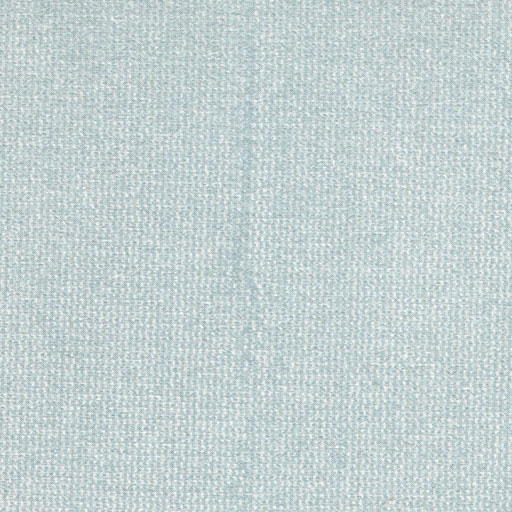
%> input picture Special/img/1.jpg, 512 x 512 px
$ octave special_res.m   (GNU Octave 9; MATLAB toolbox functions it lacks are replaced by stand-ins)
%> lines starting %> are read from the running program, lines starting %| are printed output that depends on the picture; in (x1, y1, x2, y2) boxes, pixels count from 0 and x2, y2 are one past the last pixel; in counts of white or black regions, pixels touching at a corner belong together; the program's own positions count from 1
clc;
clear all;
close all;

%% First Column
x=imread('D:\\Sem 6\\IP\\FabricDefectDetection\\Special\\img\\1.JPG');
%> x is the input picture: size 512x512x3 uint8; mean R, G, B 196.2, 209.7, 210.8
subplot(3,3,1);
imshow(x);
title('1a');
x=rgb2gray(x);
%> x: size 512x512 uint8
level = graythresh(x);
%> level = 0.812
H1 = im2bw(x,level);
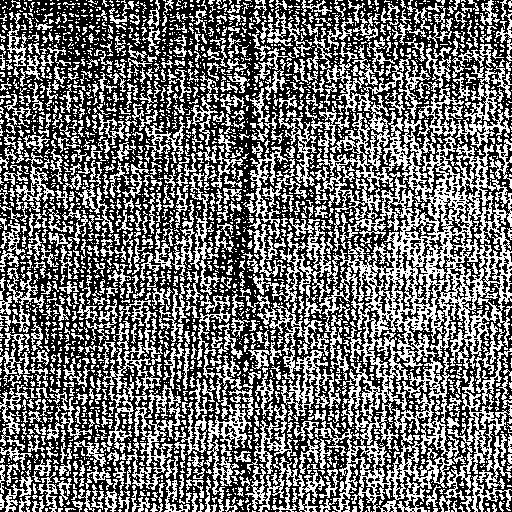
%> H1: size 512x512 logical; 43% white in thin lines or dots

for i=1:512
    for j=1:512
        H1(i,j) = 1 - H1(i,j);
    end
end
%> H1: size 512x512 logical; 57% white; black in thin lines or dots

SE = strel('square', 4);
op1 = imerode(H1, SE);
%> op1: size 512x512 logical; 1.6% white in thin lines or dots
op2 = imdilate(op1, SE);
%> op2: size 512x512 logical; 12.1% white; 1268 white regions (568 under 20 px), largest, box (x1, y1, x2, y2) and area: (236, 137, 258, 159) 299, (238, 34, 257, 64) 248, (58, 46, 88, 62) 239

SE1 = strel('diamond', 3);
SE2 = strel('disk', 3, 0);
SE3 = strel('disk', 6, 0);
SE4 = strel('rectangle', [5 2]);
SE5 = strel('square', 5);

op11 = imerode(op2, SE5);
%> op11: size 512x512 logical; 0.17% white in thin lines or dots
op21 = imdilate(op11, SE5);
%> op21: size 512x512 logical; 1.9% white; 155 white regions (15 under 20 px), largest, box (x1, y1, x2, y2) and area: (245, 107, 258, 130) 170, (242, 41, 255, 54) 105, (179, 7, 196, 16) 102

op31 = imdilate(op21, SE1);
%> op31: size 512x512 logical; 6.1% white; 106 white regions, largest, box (x1, y1, x2, y2) and area: (53, 0, 99, 42) 771, (234, 84, 261, 133) 723, (239, 21, 265, 57) 486
op41 = imdilate(op31, SE2);
%> op41: size 512x512 logical; 11.7% white; 71 white regions, largest, box (x1, y1, x2, y2) and area: (31, 0, 111, 92) 3890, (198, 226, 285, 309) 2988, (230, 81, 264, 195) 2314

op51 = imerode(op41, SE3);
%> op51: size 512x512 logical; 2.4% white; 91 white regions (8 under 20 px), largest, box (x1, y1, x2, y2) and area: (204, 232, 279, 303) 903, (236, 87, 258, 158) 667, (139, 0, 196, 24) 407
op61 = imdilate(op51, SE4);
%> op61: size 512x512 logical; 4.2% white; 89 white regions, largest, box (x1, y1, x2, y2) and area: (204, 230, 280, 305) 1387, (236, 85, 259, 160) 910, (56, 0, 106, 41) 704

subplot(3,3,4);
imshow(op61);
title('1b');

y = imfuse(x,op61);
subplot(3,3,7);
imshow(y);
title('1c');

%% Second Column
x=imread('D:\\Sem 6\\IP\\FabricDefectDetection\\Special\\img\\2.JPG');
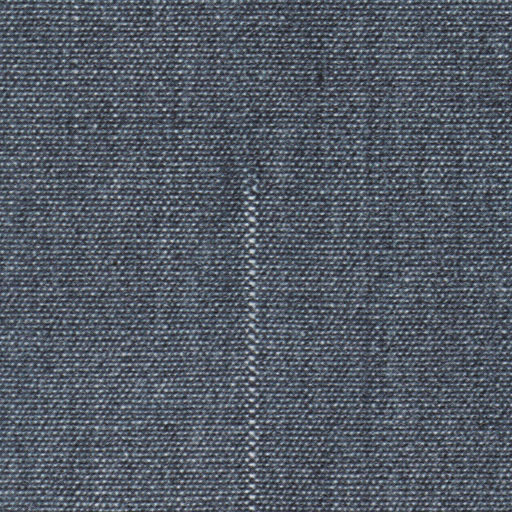
%> input picture Special/img/2.jpg, 512 x 512 px
%> x is the input picture: size 512x512x3 uint8; mean R, G, B 82.6, 90.2, 101.4
subplot(3,3,2);
imshow(x);
title('2a');
x=rgb2gray(x);
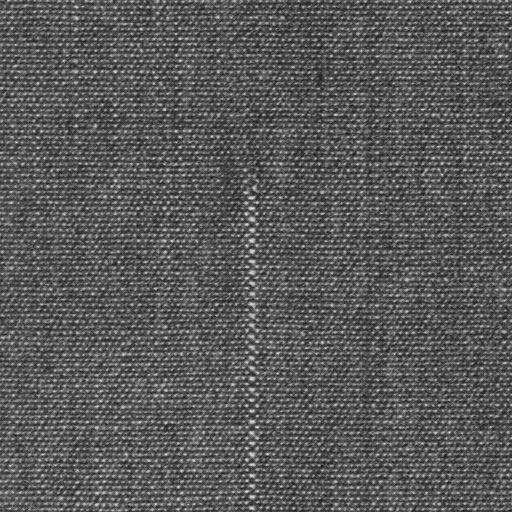
%> x: size 512x512 uint8; min 21, max 230, mean 89.2
level = graythresh(x);
%> level = 0.392
H1 = im2bw(x,level);
%> H1: size 512x512 logical; 29.4% white in thin lines or dots

SE = strel('square', 4);
op1 = imerode(H1, SE);
%> op1: size 512x512 logical; 0.06% white in thin lines or dots, all inside (x1, y1, x2, y2) = (10, 0, 352, 508)
op2 = imdilate(op1, SE);
%> op2: size 512x512 logical; 0.46% white; 55 white regions (24 under 20 px), largest, box (x1, y1, x2, y2) and area: (249, 452, 256, 458) 38, (248, 217, 256, 222) 37, (249, 259, 256, 265) 35

SE1 = strel('diamond', 3);
SE2 = strel('disk', 3, 0);
SE3 = strel('disk', 6, 0);
SE4 = strel('rectangle', [5 2]);
SE5 = strel('square', 5);

op11 = imerode(op2, SE5);
%> op11: size 512x512 logical; 0% white in thin lines or dots, all inside (x1, y1, x2, y2) = (156, 0, 254, 455)
op21 = imdilate(op11, SE5);
%> op21: size 512x512 logical; 0.1% white; 10 white regions (1 under 20 px), largest, box (x1, y1, x2, y2) and area: (250, 431, 255, 437) 30, (250, 452, 256, 457) 30, (250, 217, 255, 222) 25

op31 = imdilate(op21, SE1);
%> op31: size 512x512 logical; 0.36% white; 9 white regions, largest, box (x1, y1, x2, y2) and area: (246, 235, 258, 257) 194, (247, 428, 258, 440) 108, (247, 449, 259, 460) 108
op41 = imdilate(op31, SE2);
%> op41: size 512x512 logical; 0.8% white; 9 white regions, largest, box (x1, y1, x2, y2) and area: (243, 232, 261, 260) 392, (244, 425, 261, 443) 238, (244, 446, 262, 463) 238

op51 = imerode(op41, SE3);
%> op51: size 512x512 logical; 0.08% white; 9 white regions (1 under 20 px), largest, box (x1, y1, x2, y2) and area: (249, 238, 255, 254) 52, (250, 431, 255, 437) 26, (250, 452, 256, 457) 26
op61 = imdilate(op51, SE4);
%> op61: size 512x512 logical; 0.19% white; 9 white regions, largest, box (x1, y1, x2, y2) and area: (249, 236, 256, 256) 106, (250, 450, 257, 459) 59, (250, 429, 256, 439) 56

subplot(3,3,5);
imshow(op61);
title('2b');

y = imfuse(x,op61);
subplot(3,3,8);
imshow(y);
title('2c');

%% Third Column
x=imread('D:\\Sem 6\\IP\\FabricDefectDetection\\Special\\img\\3.JPG');
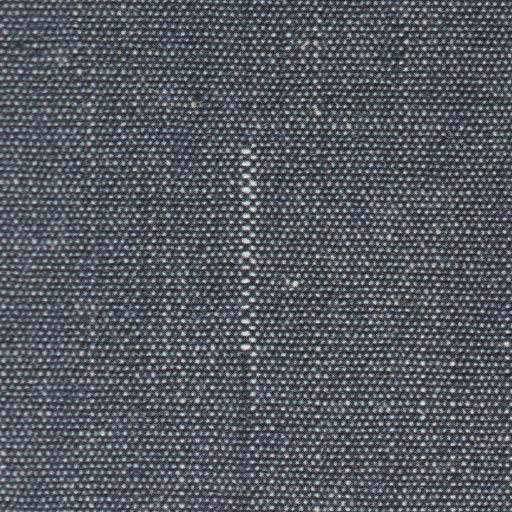
%> input picture Special/img/3.jpg, 512 x 512 px
%> x is the input picture: size 512x512x3 uint8; mean R, G, B 84.3, 89.7, 97.6
subplot(3,3,3);
imshow(x);
title('3a');
x=rgb2gray(x);
%> x: size 512x512 uint8
level = graythresh(x);
%> level = 0.416
H1 = im2bw(x,level);
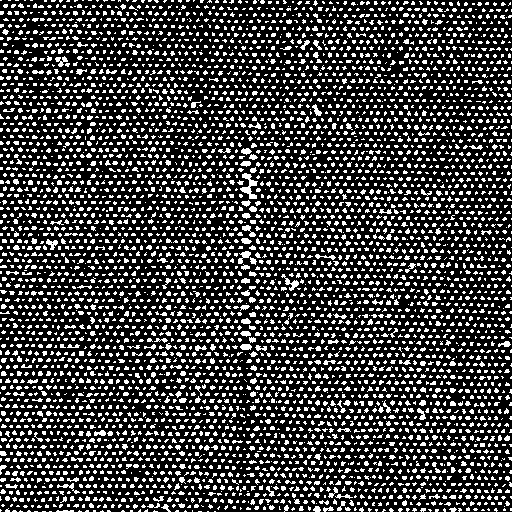
%> H1: size 512x512 logical; 25.3% white in thin lines or dots

SE = strel('square', 4);
op1 = imerode(H1, SE);
%> op1: size 512x512 logical; 0.22% white in thin lines or dots
op2 = imdilate(op1, SE);
%> op2: size 512x512 logical; 2.3% white; 325 white regions (245 under 20 px), largest, box (x1, y1, x2, y2) and area: (242, 187, 257, 199) 93, (241, 344, 251, 350) 55, (242, 251, 250, 258) 49

SE1 = strel('diamond', 3);
SE2 = strel('disk', 3, 0);
SE3 = strel('disk', 6, 0);
SE4 = strel('rectangle', [5 2]);
SE5 = strel('square', 5);

op11 = imerode(op2, SE5);
%> op11: size 512x512 logical; 0.02% white in thin lines or dots, all inside (x1, y1, x2, y2) = (79, 71, 507, 512)
op21 = imdilate(op11, SE5);
%> op21: size 512x512 logical; 0.25% white; 20 white regions, largest, box (x1, y1, x2, y2) and area: (242, 187, 251, 193) 51, (242, 344, 250, 350) 47, (249, 180, 257, 186) 45

op31 = imdilate(op21, SE1);
%> op31: size 512x512 logical; 0.8% white; 13 white regions, largest, box (x1, y1, x2, y2) and area: (239, 171, 260, 221) 678, (239, 249, 259, 267) 217, (239, 341, 253, 353) 140
op41 = imdilate(op31, SE2);
%> op41: size 512x512 logical; 1.5% white; 8 white regions, largest, box (x1, y1, x2, y2) and area: (236, 143, 263, 224) 1535, (236, 313, 256, 356) 695, (236, 232, 262, 270) 641

op51 = imerode(op41, SE3);
%> op51: size 512x512 logical; 0.32% white; 10 white regions, largest, box (x1, y1, x2, y2) and area: (242, 171, 257, 218) 369, (242, 319, 250, 350) 139, (243, 149, 250, 170) 89
op61 = imdilate(op51, SE4);
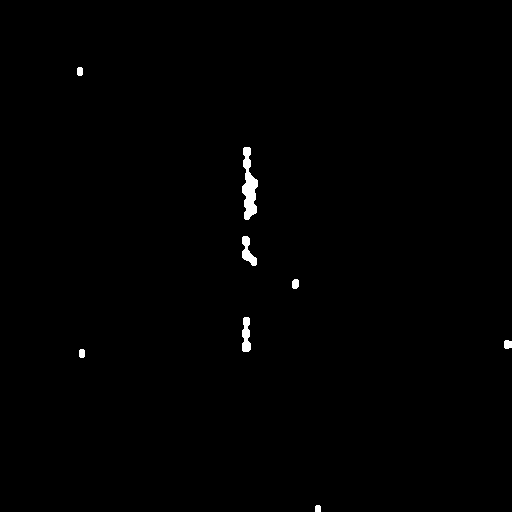
%> op61: size 512x512 logical; 0.54% white; 8 white regions, largest, box (x1, y1, x2, y2) and area: (242, 147, 258, 220) 675, (242, 317, 251, 352) 240, (242, 236, 257, 266) 232

subplot(3,3,6);
imshow(op61);
title('3b');

y = imfuse(x,op61);
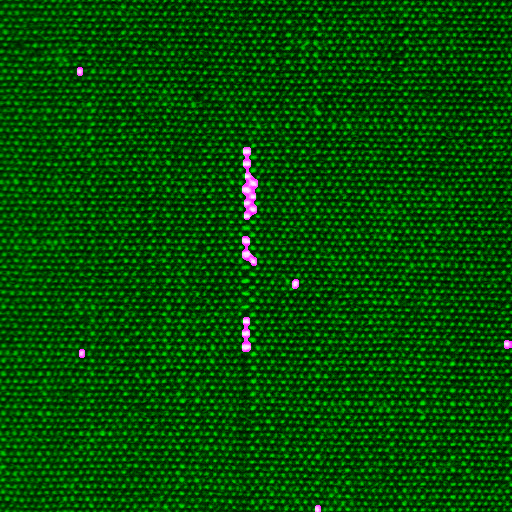
%> y: size 512x512x3 uint8; mean R, G, B 1.4, 77.5, 1.4
subplot(3,3,9);
imshow(y);
title('3c');
